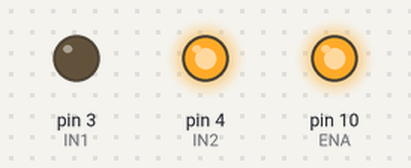
Bench run of a sketch on a simulated Arduino Uno, built with avr-gcc and run on an emulated ATmega328P. On the bench: output pins drawn as LEDs (lit = HIGH).

Above: at 0.1 s.
At 38.1 s:
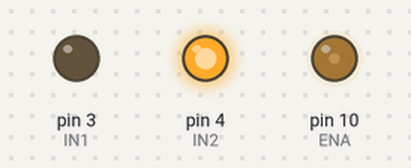
Timing chart, 0 to 39.6 s (numbered marks = the images above):
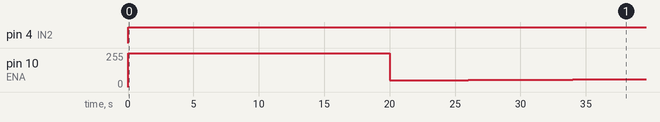

Measured:
- by itself, pin 4 (IN2): LOW → HIGH at 0.00 s
- by itself, pin 10 (ENA): 0/255 → 255/255 at 0.00 s, → 50/255 20.0 s later, → 51/255 2.0 s later, → 52/255 2.0 s later, … (11 changes in this stretch)

The sketch:

DC_speed.ino
```cpp
#define IN1 3
#define IN2 4
#define ENA 10

void setup() {
  pinMode(IN1,OUTPUT);
  pinMode(IN2,OUTPUT);
  pinMode(ENA,OUTPUT);

 }
void loop(){
  digitalWrite(IN1,LOW);
  digitalWrite(IN2,HIGH);
  digitalWrite(ENA,HIGH);
  delay(20000);

  for (int i = 50; i < 255; ++i) {
    digitalWrite(IN1,LOW);
    digitalWrite(IN2,HIGH);
    analogWrite(ENA,i);
    delay(2000);
  } //Speed Up

 }
```
